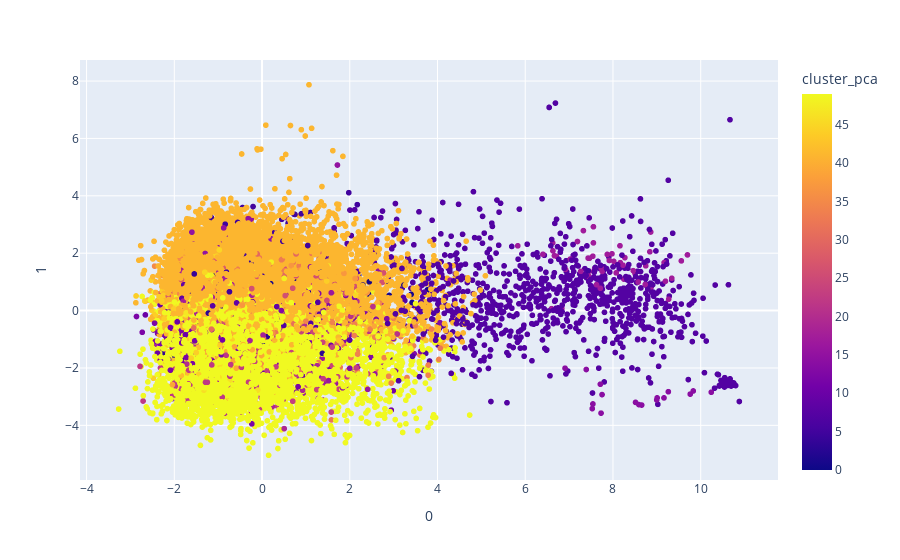

The notebook cell this image was saved under:
### Code cell
fig = px.scatter(projection_m, x=0, y=1, color="cluster_pca", hover_data=[0, 1, "song"])
fig.show()

### Figure 1 — Plotly figure (JSON) as saved in the notebook; plotly's stock layout.template omitted (floating-point values rounded to 4 significant figures; data arrays with more than 128 entries replaced by an {"elided": "..."} marker saying what was removed)
{"data": [{"customdata": {"elided": "20311x1 str values"}, "hovertemplate": "0=%{x}<br>1=%{y}<br>song=%{customdata[0]}<br>cluster_pca=%{marker.color}<extra></extra>", "legendgroup": "", "marker": {"color": {"elided": "20311 int values"}, "coloraxis": "coloraxis", "symbol": "circle"}, "mode": "markers", "name": "", "showlegend": false, "type": "scattergl", "x": {"elided": "20311 float values"}, "xaxis": "x", "y": {"elided": "20311 float values"}, "yaxis": "y"}], "layout": {"coloraxis": {"colorbar": {"title": {"text": "cluster_pca"}}, "colorscale": [[0, "#0d0887"], [0.1111, "#46039f"], [0.2222, "#7201a8"], [0.3333, "#9c179e"], [0.4444, "#bd3786"], [0.5556, "#d8576b"], [0.6667, "#ed7953"], [0.7778, "#fb9f3a"], [0.8889, "#fdca26"], [1, "#f0f921"]]}, "legend": {"tracegroupgap": 0}, "margin": {"t": 60}, "xaxis": {"anchor": "y", "domain": [0, 1], "title": {"text": "0"}}, "yaxis": {"anchor": "x", "domain": [0, 1], "title": {"text": "1"}}}}
